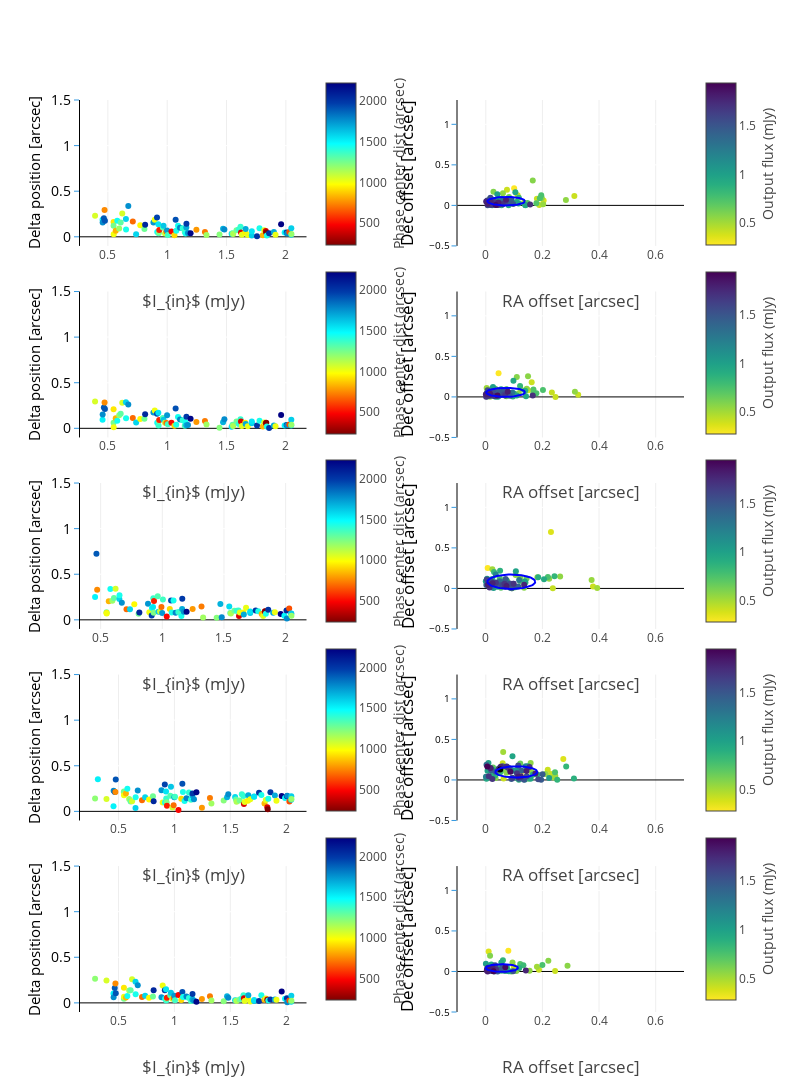

The notebook cell this image was saved under:
### Code cell
data = []
im_titles =[]
for input_model, output_model in sorted(models_compare.items()):
    header = output_model[:-9]
 #   im_titles.append('<b>{:s} Position</b>'.format(header.upper()))
 #   im_titles.append('<b>{:s} Position</b>'.format(header.upper()))

fig = tools.make_subplots(rows=len(models_compare.keys()), cols=2, shared_yaxes=False, print_grid=False,
                          horizontal_spacing = 0.25,
                          vertical_spacing = 0.05,
                          subplot_titles=sorted(im_titles))
j = 0
i = -1
counter = 0
for input_model, output_model in sorted(models_compare.items()):
    i += 1
    counter+=1
    RA_offset = []
    DEC_offset = []
    DELTA_PHASE0 = []
    source_labels = []
    flux_in_data = []
    delta_pos_data = []
    heading = output_model[:-9]
    for n in range(len(results[heading]['flux'])):
        delta_pos_data.append(results[heading]['position'][n][0])
        RA_offset.append(results[heading]['position'][n][1])
        DEC_offset.append(results[heading]['position'][n][2])
        DELTA_PHASE0.append(results[heading]['position'][n][3])
        flux_in_data.append(results[heading]['position'][n][4])
        source_labels.append(results[heading]['position'][n][5])
    zipped_props = zip(delta_pos_data, RA_offset, DEC_offset, DELTA_PHASE0, flux_in_data, source_labels)
    delta_pos_data, RA_offset, DEC_offset, DELTA_PHASE0, flux_in_data, source_labels = zip(
        *sorted(zipped_props, key=lambda x: x[-2]))
    fig.append_trace(go.Scatter(x=np.array(flux_in_data)*unit_scaler, y=np.array(delta_pos_data),
                                mode = 'markers', showlegend=False,
                                text = source_labels, name = '{:s} flux_ratio'.format(header),
                                marker = dict(color = DELTA_PHASE0, showscale=True,
                                              colorscale='Jet', reversescale=True,
                                              colorbar = dict(title='Phase center dist (arcsec)',
                                                              titleside ='right',
                                                              len=PLOT_NUM['colorbar'][PLOTS][2],
                                                              y=PLOT_NUM['colorbar'][PLOTS][1]-j,
                                                              x=0.39)
                                             ),
                                error_y=dict(type='data', #array=flux_out_err_data,
                                             color = 'rgb(158, 63, 221)', visible=True)), i+1, 1)
    fig.append_trace(go.Scatter(x=np.array(RA_offset), y=np.array(DEC_offset),
                                mode = 'markers', showlegend=False,
                                text = source_labels, name = '{:s} flux_ratio'.format(heading),
                                marker = dict(color = np.array(flux_out_data)*unit_scaler, showscale=True,
                                              colorscale='Viridis',
                                              reversescale=True,
                                              colorbar = dict(title='Output flux (mJy)',
                                                              titleside ='right',
                                                              len=PLOT_NUM['colorbar'][PLOTS][2],
                                                              y=PLOT_NUM['colorbar'][PLOTS][1]-j)
                                             ),
                                error_y=dict(type='data',
                                             color = 'rgb(158, 63, 221)', visible=True)), i+1, 2)
    RA_mean = np.mean(RA_offset)
    DEC_mean = np.mean(DEC_offset)
    r1, r2 = np.array(RA_offset).std(), np.array(DEC_offset).std()
    pi, cos, sin = np.pi, np.cos, np.sin
    theta = np.linspace(0,2*pi,len(DEC_offset))
    x1 = RA_mean+(r1*cos(theta))
    y1 = DEC_mean+(r2*sin(theta))
    x2 = RA_mean+(2*r1*cos(theta))
    y2 = DEC_mean+(2*r2*sin(theta))
    x3 = RA_mean+(3*r1*cos(theta))
    y3 = DEC_mean+(3*r2*sin(theta))
    fig.append_trace(go.Scatter(x=x1, y=y1,
                                mode = 'lines', showlegend=False,#True if i == 0 else False,
                                name = '1σ',
                                text = '1σ ~ {:f}'.format(np.sqrt(r1*r2)),
                                marker = dict(color = 'rgb(0, 0, 255)')), i+1, 2)
#    fig.append_trace(go.Scatter(x=x2, y=y2,
#                                mode = 'lines', showlegend=True if i == 0 else False,
#                                name = '2σ',
#                                text = '2σ ~ {:f}'.format(2*np.sqrt(r1*r2)),
#                                marker = dict(color = 'rgb(255, 0, 0)')), i+1, 2)
#    fig.append_trace(go.Scatter(x=x3, y=y3,
#                                mode = 'lines', showlegend=True if i == 0 else False,
#                                name = '3σ',
#                                text = '3σ ~ {:f}'.format(3*np.sqrt(r1*r2)),
#                                marker = dict(color = 'rgb(255, 255, 0)')), i+1, 2)
    fig['layout'].update(title='', height=1700, width=800,
                         paper_bgcolor='rgb(255,255,255)', plot_bgcolor=bg_color,
                         legend=dict(xanchor=True, x=1.2,y=1)
                        )
    fig['layout'].update(
        {'yaxis{}'.format(counter+i):YAxis(title=u'Delta position [arcsec]',gridcolor='rgb(255,255,255)',
                                           color='rgb(0,0,0)',
        #                                   range=axis_min_max if _scaley.value else [],
        # range=[-0.1,3.7], # extended
        range=[-0.1,1.5], # point
        tickfont=dict(size=14, color='rgb(0,0,0)'),
        titlefont=dict(size=15),
        showgrid=True,
        showline=True,
        showticklabels=True,
        tickcolor='rgb(51,153,225)',
        ticks='outside',
        zeroline=True)})
    fig['layout'].update(
        {'yaxis{}'.format(counter+i+1):YAxis(title='Dec offset [arcsec]',gridcolor='rgb(255,255,255)',
                                             color='rgb(0,0,0)',
        #                                     range=dec_min_max if _scaley.value else [],
        #  # range=[-0.1,3.7], # extended
        range=[-0.5,1.3], # point
        tickfont=dict(size=10, color='rgb(0,0,0)'),
        titlefont=dict(size=17),
        showgrid=True,
        showline=True,
        showticklabels=True,
        tickcolor='rgb(51,153,225)',
        ticks='outside',
        zeroline=True)})
    fig['layout'].update({'xaxis{}'.format(counter+i):XAxis(title=u'$I_{in}$ (mJy)',
                                                            titlefont=dict(size=17),
                                                            zeroline=True, position=0.0, overlaying='x',)})
    fig['layout'].update({'xaxis{}'.format(counter+i+1):XAxis(title='RA offset [arcsec]',
                                                              titlefont=dict(size=17),
                                                              #range=ra_min_max if _scalex.value else [],
                                                              #range=[-1.5, 3.2],
                                                              range=[-0.1, 0.7],
                                                              zeroline=False)})#domain=[0.505, 0.8])})
    fig['layout']['annotations'].update({ 'font':{'size': 10}})
    j+=PLOT_NUM['colorbar'][PLOTS][0]
py.iplot(fig, filename='make-subplots-multiple-with-titles')
